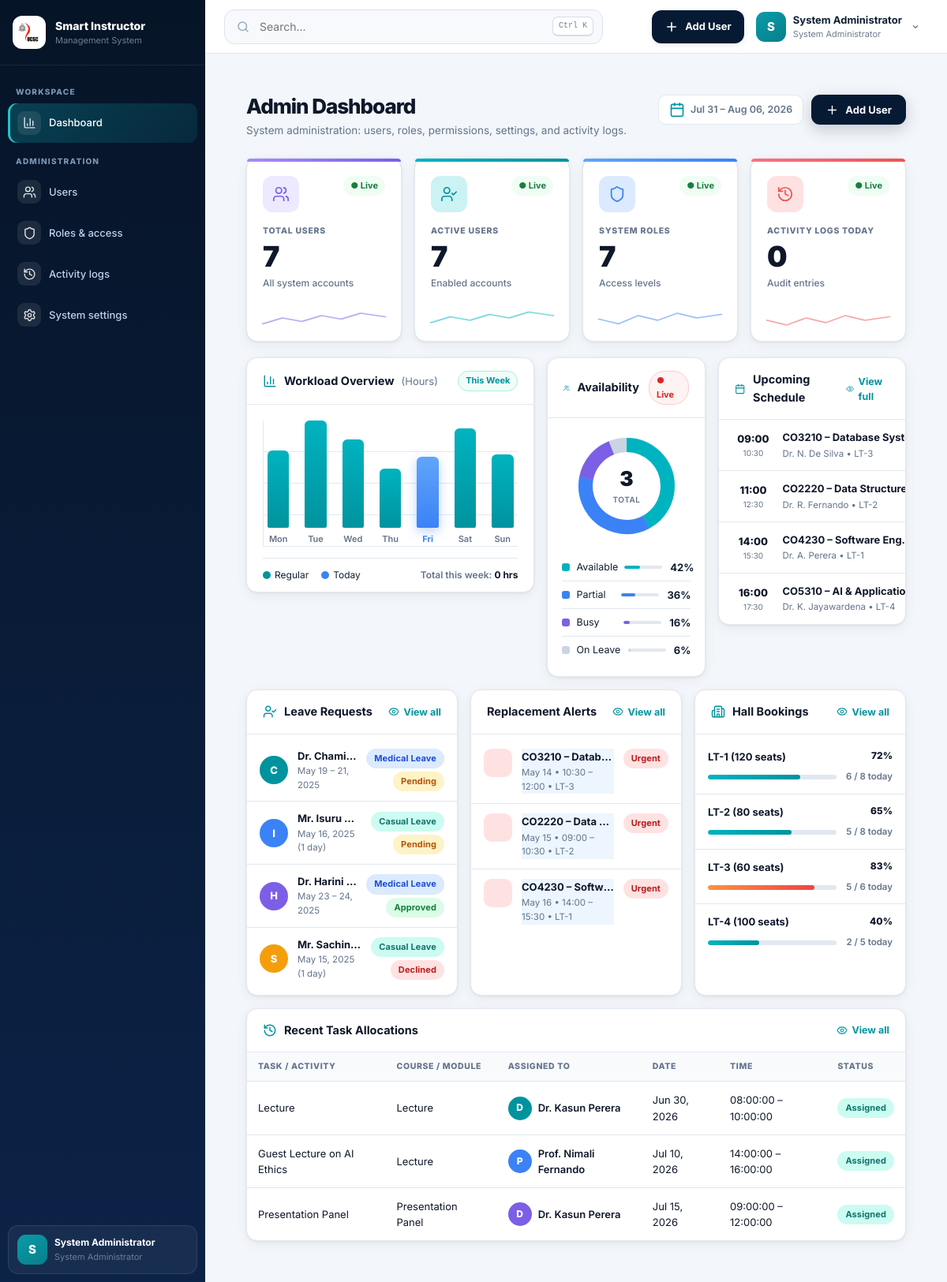
Page /admin/dashboard.php (signed in) on the committed database.
### tables this page shows
CREATE TABLE users (
    id INT AUTO_INCREMENT PRIMARY KEY,
    username VARCHAR(50) NOT NULL UNIQUE,
    email VARCHAR(100) NOT NULL UNIQUE,
    password VARCHAR(255) NOT NULL,
    full_name VARCHAR(150) NOT NULL,
    role_id INT NOT NULL,
    status ENUM('active', 'inactive', 'suspended') DEFAULT 'active',
    phone VARCHAR(20),
    created_at TIMESTAMP DEFAULT CURRENT_TIMESTAMP,
    updated_at TIMESTAMP DEFAULT CURRENT_TIMESTAMP ON UPDATE CURRENT_TIMESTAMP,
    FOREIGN KEY (role_id) REFERENCES roles(id) ON DELETE RESTRICT
);

CREATE TABLE roles (
    id INT AUTO_INCREMENT PRIMARY KEY,
    role_name VARCHAR(100) NOT NULL UNIQUE,
    description TEXT,
    created_at TIMESTAMP DEFAULT CURRENT_TIMESTAMP
);

CREATE TABLE task_assignments (
    id INT AUTO_INCREMENT PRIMARY KEY,
    additional_task_request_id INT NULL,
    task_type_id INT NOT NULL,
    instructor_id INT NOT NULL,
    assigned_by INT NOT NULL,                    
    assignment_date DATE NULL,
    scheduled_date DATE NOT NULL,
    start_time TIME NOT NULL,
    end_time TIME NOT NULL,
    duration_hours DECIMAL(5,2) NOT NULL,
    location VARCHAR(100),
    status ENUM('Assigned','Accepted','Completed','Cancelled') DEFAULT 'Assigned',
    is_presentation_panel TINYINT(1) DEFAULT 0,  
    notes TEXT,
    created_at TIMESTAMP DEFAULT CURRENT_TIMESTAMP,
    updated_at TIMESTAMP DEFAULT CURRENT_TIMESTAMP ON UPDATE CURRENT_TIMESTAMP,
    FOREIGN KEY (additional_task_request_id) REFERENCES additional_task_requests(id) ON DELETE SET NULL,
    FOREIGN KEY (task_type_id) REFERENCES task_types(id) ON DELETE RESTRICT,
    FOREIGN KEY (instructor_id) REFERENCES instructors(id) ON DELETE RESTRICT,
    FOREIGN KEY (assigned_by) REFERENCES users(id) ON DELETE RESTRICT
);

CREATE TABLE task_types (
    id INT AUTO_INCREMENT PRIMARY KEY,
    name VARCHAR(100) NOT NULL,
    description TEXT,
    weight DECIMAL(3,2) DEFAULT 1.00,            
    is_presentation TINYINT(1) DEFAULT 0,        
    created_at TIMESTAMP DEFAULT CURRENT_TIMESTAMP
);

### includes/dashboard_ui.php (the view, shortened to what the rows shown need)
<?php
require_once __DIR__ . '/../config/db.php';
if (!function_exists('sic_recent_tasks')) {
    function sic_recent_tasks(): array {
        global $pdo;
        try {
            return $pdo->query("
                SELECT ta.*, i.employee_id, u.full_name, tt.name AS type_name,
                       COALESCE(atr.title, tt.name, 'Academic Task') AS task_title
                FROM task_assignments ta
                LEFT JOIN instructors i ON ta.instructor_id = i.id
                LEFT JOIN users u ON i.user_id = u.id
                LEFT JOIN task_types tt ON ta.task_type_id = tt.id
                LEFT JOIN additional_task_requests atr ON ta.additional_task_request_id = atr.id
                ORDER BY ta.created_at DESC LIMIT 6
            ")->fetchAll(PDO::FETCH_ASSOC);
        } catch(Throwable $e) { return []; }
    }
}
if (!function_exists('sic_icon')) {
    function sic_icon(string $name, string $class = 'svg-icon'): string {
        $iconMap = [
            'users'=>'users','user-check'=>'user-check','shield'=>'shield','history'=>'history',
            'tasks'=>'briefcase-business','chart'=>'chart-column','swap'=>'history','bell'=>'bell',
            'group'=>'users','clipboard'=>'book-open','warning'=>'triangle-alert','clock'=>'clock',
            'instructor'=>'graduation-cap','project'=>'briefcase-business','gauge'=>'chart-column',
            'calendar'=>'calendar','building'=>'building-2','user-clock'=>'clock',
            'display'=>'chart-column','users-gear'=>'settings','location'=>'building-2',
            'user-minus'=>'user-minus','pie'=>'chart-column','bolt'=>'plus','search'=>'search',
            'plus'=>'plus','eye'=>'eye','edit'=>'square-pen','delete'=>'trash-2',
            'settings'=>'settings','profile'=>'circle-user-round','logout'=>'log-out',
            'course'=>'book-open','arrow-up'=>'trending-up','arrow-right'=>'arrow-right',
            'check'=>'check-circle','alert'=>'alert-circle',
        ];
        $fileName = $iconMap[$name] ?? $name;
        $candidatePaths = [
            __DIR__ . '/../assets/icons/' . $fileName . '.svg',
            __DIR__ . '/../../assets/icons/' . $fileName . '.svg',
            __DIR__ . '/icons/' . $fileName . '.svg',
        ];
        $file = null;
        foreach ($candidatePaths as $candidate) {
            if (is_file($candidate) && is_readable($candidate)) { $file = $candidate; break; }
        }
        if ($file === null) { return ''; }
        $svg = file_get_contents($file);
        $safeClass = trim(preg_replace('/[^a-zA-Z0-9 _-]/', '', $class));
        $classAttr = $safeClass !== '' ? ' class="' . htmlspecialchars($safeClass, ENT_QUOTES, 'UTF-8') . '"' : '';
        $svg = preg_replace('/<svg\b([^>]*)>/i', '<svg$1' . $classAttr . ' aria-hidden="true" focusable="false">', $svg, 1);
        return '<span class="sic-icon" aria-hidden="true">' . $svg . '</span>';
    }
}
        ?>
        <?php
function sic_render_dashboard(string $heading, string $subtitle, array $cards = [], string $primaryActionUrl = '', string $primaryActionText = 'Quick Action') {
    $tasks     = sic_recent_tasks();
    $weekStart = date('M d');
    $weekEnd   = date('M d, Y', strtotime('+6 days'));
?>
<section class="dash-page">
    <div class="dash-hero">
        <div class="dash-title-wrap">
            <h1><?= htmlspecialchars($heading) ?></h1>
        </div>
            <span class="date-chip"><?= sic_icon('calendar') ?><?= htmlspecialchars($weekStart) ?> – <?= htmlspecialchars($weekEnd) ?></span>
    </div>
    <div class="dash-grid-row1">
        <div class="d-card">
            <div class="section-head">
                <h2 class="section-title"><?= sic_icon('chart') ?>Workload Overview <span style="font-weight:400;color:var(--d-muted);font-size:13px;">(Hours)</span></h2>
            </div>
        </div>
        <div class="d-card">
            <div class="section-head">
                <h2 class="section-title"><?= sic_icon('users') ?>Availability</h2>
            </div>
        </div>
        <div class="d-card">
            <div class="section-head">
                <h2 class="section-title"><?= sic_icon('calendar') ?>Upcoming Schedule</h2>
            </div>
        </div>
    </div>
    <div class="dash-grid-row2">
        <div class="d-card">
            <div class="section-head">
                <h2 class="section-title"><?= sic_icon('user-check') ?>Leave Requests</h2>
            </div>
        </div>
        <div class="d-card">
            <div class="section-head">
                <h2 class="section-title"><?= sic_icon('warning') ?>Replacement Alerts</h2>
            </div>
        </div>
        <div class="d-card">
            <div class="section-head">
                <h2 class="section-title"><?= sic_icon('building') ?>Hall Bookings</h2>
            </div>
        </div>
    </div>
    <div class="d-card">
        <div class="section-head">
            <h2 class="section-title"><?= sic_icon('history') ?>Recent Task Allocations</h2>
        </div>
        <div class="act-table-wrap">
            <table class="act-table">
                <thead>
                    <tr>
                        <th>Task / Activity</th>
                        <th>Course / Module</th>
                        <th>Assigned To</th>
                        <th>Date</th>
                        <th>Time</th>
                        <th>Status</th>
                    </tr>
                </thead>
                <tbody>
                <?php
                $actColors = ['#00939e','#3b82f6','#7c5fe6','#f59e0b','#ef5350','#22c55e'];
                foreach ($tasks as $ti => $t):
                    $status = $t['status'] ?? 'Pending';
                    $cls = $status === 'Completed' ? 's-pill-green'
                         : ($status === 'In Progress' ? 's-pill-blue'
                         : ($status === 'Assigned' ? 's-pill-teal' : 's-pill-orange'));
                    $actBg = $actColors[$ti % count($actColors)];
                ?>
                <tr>
                    <td data-label="Task"><?= htmlspecialchars($t['task_title'] ?? 'Academic Task') ?></td>
                    <td data-label="Course"><?= htmlspecialchars($t['type_name'] ?? 'Module') ?></td>
                    <td data-label="Assigned To">
                        <div class="act-assignee">
                            <div class="act-avatar" style="background:<?= $actBg ?>"><?= strtoupper(substr((string)($t['full_name'] ?? 'U'), 0, 1)) ?></div>
                            <span class="act-name"><?= htmlspecialchars($t['full_name'] ?? 'Unassigned') ?></span>
                        </div>
                    </td>
                    <td data-label="Date"><?= !empty($t['scheduled_date']) ? date('M d, Y', strtotime($t['scheduled_date'])) : '—' ?></td>
                    <td data-label="Time"><?= htmlspecialchars(trim(($t['start_time'] ?? '') . ' – ' . ($t['end_time'] ?? ''), ' –')) ?: '—' ?></td>
                    <td data-label="Status"><span class="s-pill <?= $cls ?>"><?= htmlspecialchars($status) ?></span></td>
                </tr>
                <?php endforeach; ?>
                </tbody>
            </table>
        </div>
    </div>
</section>
<?php } ?>

### includes/sidebar.php (shortened to what the rows shown need)
<?php
require_once __DIR__ . '/../config/config.php';
require_once __DIR__ . '/auth.php';
$currentRole = (int)getCurrentRoleId();
$currentPage = basename($_SERVER['PHP_SELF'] ?? '');
$currentUser = getCurrentUser() ?: [];
if (!function_exists('sidebar_link')) {
    function sidebar_link(string $path, string $label, string $icon, string $currentPage): void {
        $active = basename($path) === $currentPage ? ' active' : '';
        $iconUrl = app_url('assets/icons/' . $icon . '.svg');
        echo '<li><a class="sidebar-link' . $active . '" href="' . htmlspecialchars(app_url($path)) . '">';
        echo '<span class="sidebar-icon"><img src="' . htmlspecialchars($iconUrl) . '" alt=""></span>';
        echo '<span>' . htmlspecialchars($label) . '</span></a></li>';
    }
}
?>
<aside class="sidebar" id="sidebar">
  <div class="sidebar-head">
    <span class="sidebar-emblem"><img src="<?= app_url('assets/images/ucsc-logo.png') ?>" alt="UCSC"></span>
    <div><strong>Smart Instructor</strong><small>Management System</small></div>
  </div>
  <nav aria-label="Main navigation">
    <p class="sidebar-label">Workspace</p>
    <ul class="sidebar-nav">
      <?php
      $dashMap = [
        ROLE_ADMIN=>'admin/dashboard.php', ROLE_INSTRUCTOR=>'instructor/dashboard.php',
        ROLE_COORDINATOR=>'coordinator/dashboard.php', ROLE_CHIEF_COORDINATOR=>'chief_coordinator/dashboard.php',
        ROLE_NON_ACADEMIC=>'non_academic/dashboard.php', ROLE_PROJECT_COORDINATOR=>'project_coordinator/coordinator_dashboard.php',
        ROLE_DIRECTOR=>'director/dashboard.php'
      ];
      sidebar_link($dashMap[$currentRole] ?? 'index.php', 'Dashboard', 'chart-column', $currentPage);
      if ($currentRole === ROLE_ADMIN) {
        echo '<p class="sidebar-label">Administration</p>';
      }
      ?>
    </ul>
  </nav>
  <div class="sidebar-user">
    <span class="avatar"><?= htmlspecialchars(strtoupper(substr((string)($currentUser['full_name'] ?? 'U'),0,1))) ?></span>
    <span><strong><?= htmlspecialchars($currentUser['full_name'] ?? 'UCSC User') ?></strong><small><?= htmlspecialchars($currentUser['role_name'] ?? 'System User') ?></small></span>
  </div>
</aside>

### includes/navbar.php (shortened to what the rows shown need)
<?php
$roleId = function_exists('getCurrentRoleId') ? (int)getCurrentRoleId() : 0;
?>
<header class="topbar">
  <div class="topbar-inner">
    <div class="topbar-left">
      <div class="global-search" role="search">
        <svg viewBox="0 0 24 24" fill="none" stroke="currentColor" stroke-width="2" stroke-linecap="round"><circle cx="11" cy="11" r="7"/><path d="m20 20-4-4"/></svg>
        <input id="globalSearch" type="search" placeholder="Search..." aria-label="Search this page">
        <kbd>Ctrl K</kbd>
      </div>
    </div>
    <div class="top-actions">
      <?php if ($roleId === ROLE_ADMIN): ?>
      <div class="menu-wrap">
        <button class="primary-action" type="button" data-menu-button="quickMenu" aria-expanded="false">
          <svg viewBox="0 0 24 24" fill="none" stroke="currentColor" stroke-width="2.2" stroke-linecap="round"><path d="M12 5v14M5 12h14"/></svg>
          <span>Add User</span>
        </button>
      </div>
      <?php endif; ?>
      <div class="menu-wrap">
        <button class="profile-button" type="button" data-menu-button="profileMenu" aria-expanded="false">
          <span class="avatar"><?= htmlspecialchars($userInitial) ?></span>
          <span class="profile-copy">
            <strong><?= htmlspecialchars($displayName) ?></strong>
            <small><?= htmlspecialchars($roleName) ?></small>
          </span>
          <svg class="chevron" viewBox="0 0 24 24" fill="none" stroke="currentColor" stroke-width="2" stroke-linecap="round"><path d="m8 10 4 4 4-4"/></svg>
        </button>
      </div>
    </div>
  </div>
</header>

### rows in the picture
users: full_name "S", full_name "System Administrator", role.role_name "System Administrator"
task_assignments: task_title "Lecture", task_type.name "Lecture", users.full_name "D", users.full_name "Dr. Kasun Perera", scheduled_date "Jun 30, 2026", start_time+end_time "08:00:00 – 10:00:00", status "Assigned"
task_assignments: task_title "Guest Lecture on AI Ethics", task_type.name "Lecture", assigned_by.full_name "P", assigned_by.full_name "Prof. Nimali Fernando", scheduled_date "Jul 10, 2026", start_time+end_time "14:00:00 – 16:00:00", status "Assigned"
task_assignments: task_title "Presentation Panel", task_type.name "Presentation Panel", users.full_name "D", users.full_name "Dr. Kasun Perera", scheduled_date "Jul 15, 2026", start_time+end_time "09:00:00 – 12:00:00", status "Assigned"

### other values in the picture
$label "Dashboard Users Roles & access Activity logs System settings"
$heading "Admin Dashboard"
$subtitle "System administration: users, roles, permissions, settings, and activity logs."
$primaryActionText "Add User"
$c[0] "TOTAL USERS"
$c[1] "7"
$c[2] "All system accounts"
$c[0] "ACTIVE USERS"
$c[2] "Enabled accounts"
$c[0] "SYSTEM ROLES"
$c[2] "Access levels"
$c[0] "ACTIVITY LOGS TODAY"
$c[1] "0"
$c[2] "Audit entries"
$dayLabel "Mon"
